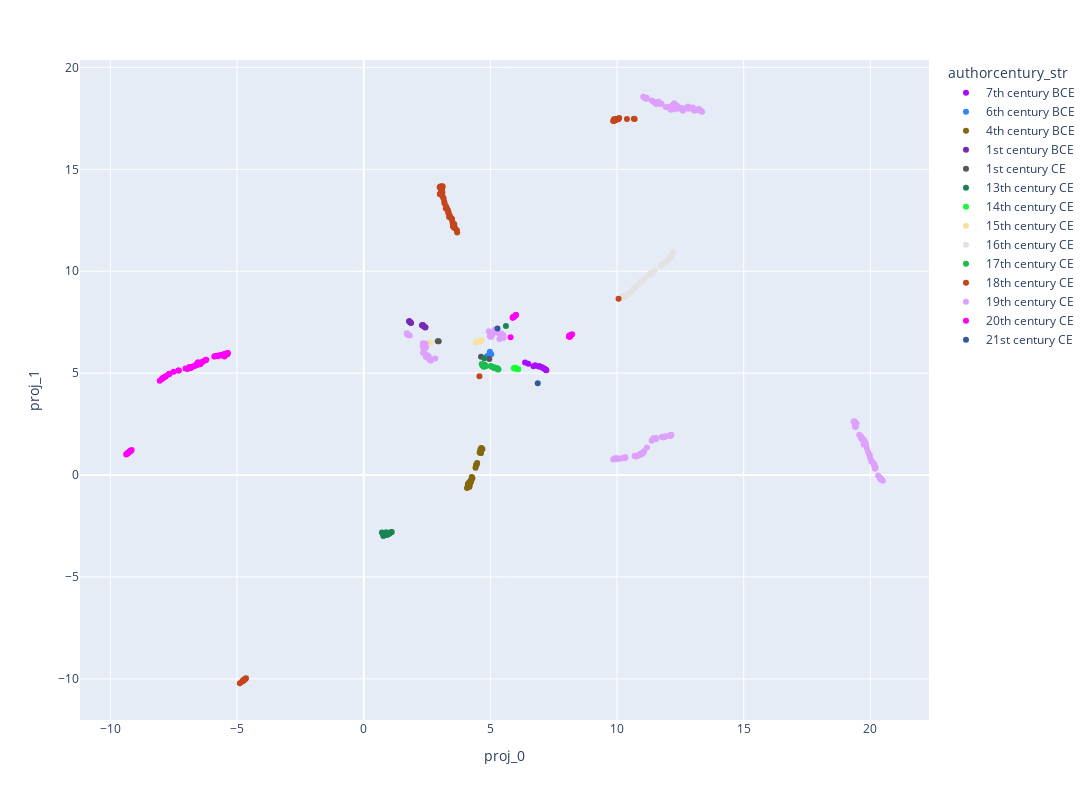

Notebook cell for this chart:
### Code cell
fig = px.scatter(data_frame = library_newtext,
                 x='proj_0',
                 y='proj_1',
                 width=1200,
                 height=800,
                 color= 'authorcentury_str', #library_newtext['authorcentury'].astype('category'),
                 color_discrete_sequence=px.colors.qualitative.Alphabet, #Dark24
                 hover_data= ['title']
                 )

fig.show()

### Figure 1 — Plotly figure (JSON) as saved in the notebook; plotly's stock layout.template omitted (floating-point values rounded to 4 significant figures; data arrays with more than 128 entries replaced by an {"elided": "..."} marker saying what was removed)
{"data": [{"customdata": [["The Iliad"], ["The Odyssey: Rendered into English prose for the use of those who cannot read the original"], ["The Iliad"], ["The Odyssey"], ["The Iliad of Homer: Translated into English Blank Verse by William Cowper"], ["The Odyssey of Homer"], ["The Iliads of Homer: Translated according to the Greek"], ["The Iliad"], ["The Iliad"], ["The Odysseys of Homer, together with the shorter poems"], ["The Iliad"], ["The Odyssey of Homer"], ["The Adventures of Ulysses the Wanderer"], ["Odysseus, the Hero of Ithaca: Adapted from the Third Book of the Primary Schools of Athens, Greece"]], "hovertemplate": "authorcentury_str=7th century BCE<br>proj_0=%{x}<br>proj_1=%{y}<br>title=%{customdata[0]}<extra></extra>", "legendgroup": "7th century BCE", "marker": {"color": "#AA0DFE", "symbol": "circle"}, "mode": "markers", "name": "7th century BCE", "orientation": "v", "showlegend": true, "type": "scatter", "x": [7.21, 6.768, 6.905, 7.075, 7.189, 6.699, 7.192, 7.153, 6.935, 7.113, 6.962, 7.041, 6.496, 6.369], "xaxis": "x", "y": [5.137, 5.392, 5.326, 5.253, 5.159, 5.334, 5.168, 5.202, 5.337, 5.227, 5.326, 5.289, 5.46, 5.52], "yaxis": "y"}, {"customdata": [["The Analects of Confucius (from the Chinese Classics)"], ["The Sayings of Confucius: A New Translation of the Greater Part of the Confucian Analects"], ["The Sayings of Confucius"], ["The Wisdom of Confucius: with Critical and Biographical Sketches"], ["Chinese Literature: Comprising the Analects of Confucius, the Sayings of Mencius, the Shi-King, the Travels of Fâ-Hien, and the Sorrows of Han"]], "hovertemplate": "authorcentury_str=6th century BCE<br>proj_0=%{x}<br>proj_1=%{y}<br>title=%{customdata[0]}<extra></extra>", "legendgroup": "6th century BCE", "marker": {"color": "#3283FE", "symbol": "circle"}, "mode": "markers", "name": "6th century BCE", "orientation": "v", "showlegend": true, "type": "scatter", "x": [4.93, 5.035, 4.876, 4.992, 4.983], "xaxis": "x", "y": [5.884, 5.929, 5.839, 5.992, 6.045], "yaxis": "y"}, {"customdata": [["The Republic"], ["The Republic of Plato"], ["Symposium"], ["Ion"], ["Apology"], ["Euthyphro"], ["Phaedo"], ["Gorgias"], ["Laws"], ["Phaedrus"], ["Theaetetus"], ["Timaeus"], ["Apology, Crito, and Phaedo of Socrates"], ["Meno"], ["Alcibiades I"], ["Sophist"], ["Crito"], ["Parmenides"], ["Statesman"], ["Protagoras"], ["The Republic"], ["Cratylus"], ["Philebus"], ["Menexenus"], ["Critias"], ["Charmides"], ["Lesser Hippias"], ["Laches"], ["Lysis"], ["Euthydemus"], ["Alcibiades II"], ["Eryxias"]], "hovertemplate": "authorcentury_str=4th century BCE<br>proj_0=%{x}<br>proj_1=%{y}<br>title=%{customdata[0]}<extra></extra>", "legendgroup": "4th century BCE", "marker": {"color": "#85660D", "symbol": "circle"}, "mode": "markers", "name": "4th century BCE", "orientation": "v", "showlegend": true, "type": "scatter", "x": [4.077, 4.122, 4.214, 4.684, 4.211, 4.625, 4.214, 4.478, 4.131, 4.194, 4.414, 4.166, 4.285, 4.623, 4.669, 4.445, 4.629, 4.224, 4.289, 4.266, 4.183, 4.112, 4.629, 4.21, 4.226, 4.149, 4.641, 4.647, 4.454, 4.439, 4.606, 4.576], "xaxis": "x", "y": [-0.6316, -0.5661, -0.3401, 1.262, -0.3398, 1.232, -0.353, 0.5922, -0.4681, -0.3614, 0.3612, -0.5839, -0.1263, 1.087, 1.293, 0.4899, 1.081, -0.3426, -0.1675, -0.0977, -0.5249, -0.4331, 1.164, -0.2934, -0.2634, -0.382, 1.331, 1.299, 0.514, 0.4926, 1.251, 1.111], "yaxis": "y"}, {"customdata": [["Cicero's Tusculan Disputations: Also, Treatises On The Nature Of The Gods, And On The Commonwealth"], ["De Officiis"], ["The republic of Cicero: Translated from the Latin; and Accompanied With a Critical and Historical Introduction."], ["The Letters of Cicero, Volume 1: The Whole Extant Correspodence in Chronological Order"], ["Treatises on Friendship and Old Age"], ["Cicero: Letters to Atticus, Vol. 1 of 3"], ["The Academic Questions, Treatise De Finibus, and Tusculan Disputations, of M.T. Cicero, With a Sketch of the Greek Philosophers Mentioned by Cicero"], ["Cicero: Letters to Atticus, Vol. 3 of 3"], ["Academica"], ["Speeches against Catilina"], ["Cicero: Letters to Atticus, Vol. 2 of 3"], ["Cato Maior de Senectute with Introduction and Notes"], ["The Orations of Marcus Tullius Cicero, Volume 4"], ["Letters of Marcus Tullius Cicero"]], "hovertemplate": "authorcentury_str=1st century BCE<br>proj_0=%{x}<br>proj_1=%{y}<br>title=%{customdata[0]}<extra></extra>", "legendgroup": "1st century BCE", "marker": {"color": "#782AB6", "symbol": "circle"}, "mode": "markers", "name": "1st century BCE", "orientation": "v", "showlegend": true, "type": "scatter", "x": [2.3, 1.795, 2.44, 2.34, 2.422, 1.801, 2.33, 1.833, 1.833, 1.869, 1.799, 1.852, 2.347, 2.354], "xaxis": "x", "y": [7.347, 7.553, 7.254, 7.337, 7.238, 7.529, 7.362, 7.497, 7.497, 7.464, 7.548, 7.482, 7.324, 7.319], "yaxis": "y"}, {"customdata": [["Seneca's Morals of a Happy Life, Benefits, Anger and Clemency"], ["L. Annaeus Seneca on Benefits"], ["Apocolocyntosis"], ["Two Tragedies of Seneca: Medea and The Daughters of Troy: Rendered into English Verse"], ["Minor Dialogues, Together With the Dialogue on Clemency"]], "hovertemplate": "authorcentury_str=1st century CE<br>proj_0=%{x}<br>proj_1=%{y}<br>title=%{customdata[0]}<extra></extra>", "legendgroup": "1st century CE", "marker": {"color": "#565656", "symbol": "circle"}, "mode": "markers", "name": "1st century CE", "orientation": "v", "showlegend": true, "type": "scatter", "x": [2.925, 4.632, 4.765, 4.959, 2.961], "xaxis": "x", "y": [6.565, 5.807, 5.409, 5.693, 6.561], "yaxis": "y"}, {"customdata": [["The divine comedy"], ["Divine Comedy, Longfellow's Translation, Hell"], ["The Divine Comedy of Dante Alighieri: The Inferno"], ["Divine Comedy, Longfellow's Translation, Complete"], ["The Divine Comedy by Dante, Illustrated, Purgatory, Complete"], ["The New Life (La Vita Nuova)"], ["The Divine Comedy by Dante, Illustrated, Paradise, Complete"], ["The vision of hell.: By Dante Alighieri.; Translated by Rev. Henry Francis Cary, M.A.; and illustrated with the seventy-five designs of Gustave Doré."], ["Divine Comedy, Cary's Translation, Complete"], ["The Divine Comedy, Volume 1, Hell"], ["Divine Comedy, Longfellow's Translation, Paradise"], ["Divine Comedy, Longfellow's Translation, Purgatory"], ["The Divine Comedy, Volume 3, Paradise"], ["The Divine Comedy, Volume 2, Purgatory"], ["The Banquet (Il Convito)"], ["Divine Comedy, Cary's Translation, Purgatory"], ["Divine Comedy, Cary's Translation, Paradise"], ["Divine Comedy, Cary's Translation, Hell"], ["The Vision of Dante: A story for little children and a talk to their mothers: (Second Edition)"]], "hovertemplate": "authorcentury_str=13th century CE<br>proj_0=%{x}<br>proj_1=%{y}<br>title=%{customdata[0]}<extra></extra>", "legendgroup": "13th century CE", "marker": {"color": "#1C8356", "symbol": "circle"}, "mode": "markers", "name": "13th century CE", "orientation": "v", "showlegend": true, "type": "scatter", "x": [0.7621, 1.1, 0.8369, 1.018, 0.7953, 5.613, 0.8574, 0.7575, 0.7763, 0.907, 1.039, 1.016, 0.9224, 0.9838, 1.099, 0.7174, 0.8861, 0.8515, 4.758], "xaxis": "x", "y": [-2.9, -2.794, -2.893, -2.865, -2.922, 7.319, -2.811, -2.866, -2.99, -2.819, -2.846, -2.851, -2.941, -2.888, -2.789, -2.813, -2.861, -2.877, 5.732], "yaxis": "y"}, {"customdata": [["The Decameron of Giovanni Boccaccio"], ["The Decameron, Volume I"], ["The Decameron, Volume II"], ["The Decameron (Day 1 to Day 5): Containing an hundred pleasant Novels"], ["La Fiammetta"], ["The Decameron (Day 6 to Day 10): Containing an hundred pleasant Novels"]], "hovertemplate": "authorcentury_str=14th century CE<br>proj_0=%{x}<br>proj_1=%{y}<br>title=%{customdata[0]}<extra></extra>", "legendgroup": "14th century CE", "marker": {"color": "#16FF32", "symbol": "circle"}, "mode": "markers", "name": "14th century CE", "orientation": "v", "showlegend": true, "type": "scatter", "x": [5.984, 6.005, 5.923, 6.035, 5.949, 6.103], "xaxis": "x", "y": [5.267, 5.219, 5.244, 5.239, 5.267, 5.194], "yaxis": "y"}, {"customdata": [["The Prince"], ["History of Florence and of the Affairs of Italy: From the Earliest Times to the Death of Lorenzo the Magnificent"], ["The Prince"], ["Discourses on the First Decade of Titus Livius"], ["Machiavelli, Volume I"]], "hovertemplate": "authorcentury_str=15th century CE<br>proj_0=%{x}<br>proj_1=%{y}<br>title=%{customdata[0]}<extra></extra>", "legendgroup": "15th century CE", "marker": {"color": "#F7E1A0", "symbol": "circle"}, "mode": "markers", "name": "15th century CE", "orientation": "v", "showlegend": true, "type": "scatter", "x": [4.644, 4.492, 4.633, 4.428, 2.636], "xaxis": "x", "y": [6.624, 6.529, 6.55, 6.521, 6.508], "yaxis": "y"}, {"customdata": [["Romeo and Juliet"], ["The Complete Works of William Shakespeare"], ["The Tempest: The Works of William Shakespeare [Cambridge Edition] [9 vols.]"], ["Hamlet, Prince of Denmark"], ["Hamlet, Prince of Denmark"], ["Macbeth"], ["The Tragedy of Romeo and Juliet"], ["Othello, the Moor of Venice"], ["A Midsummer Night's Dream"], ["The Merchant of Venice"], ["Shakespeare's Sonnets"], ["Julius Caesar"], ["Measure for Measure: The Works of William Shakespeare [Cambridge Edition] [9 vols.]"], ["Much Ado about Nothing"], ["The Comedy of Errors: The Works of William Shakespeare [Cambridge Edition] [9 vols.]"], ["Twelfth Night; Or, What You Will"], ["Macbeth"], ["The Tragedy of King Lear"], ["As You Like It"], ["Hamlet"], ["Romeo and Juliet"], ["Hamlet"], ["King Richard III"], ["The Taming of the Shrew"], ["The New Hudson Shakespeare: Julius Cæsar"], ["Shakespeare's Tragedy of Romeo and Juliet"], ["Othello"], ["The Winter's Tale"], ["Antony and Cleopatra"], ["The Tragedy of Macbeth"], ["The Taming of the Shrew"], ["The Tempest"], ["The Merry Wives of Windsor: The Works of William Shakespeare [Cambridge Edition] [9 vols.]"], ["King Richard III"], ["Venus and Adonis"], ["The Merchant of Venice"], ["All's Well That Ends Well"], ["King Lear"], ["Julius Caesar"], ["King Henry IV, the First Part"], ["Henry V"], ["Two Gentlemen of Verona: The Works of William Shakespeare [Cambridge Edition] [9 vols.]"], ["Shakespeare's First Folio"], ["The Tragedy of Titus Andronicus"], ["Sir Thomas More"], ["The Life of King Henry V"], ["As You Like It"], ["A Midsummer Night's Dream"], ["Flowers from Shakespeare's Garden: A Posy from the Plays"], ["Twelfth Night"]], "hovertemplate": "authorcentury_str=16th century CE<br>proj_0=%{x}<br>proj_1=%{y}<br>title=%{customdata[0]}<extra></extra>", "legendgroup": "16th century CE", "marker": {"color": "#E2E2E2", "symbol": "circle"}, "mode": "markers", "name": "16th century CE", "orientation": "v", "showlegend": true, "type": "scatter", "x": [10.8, 12.15, 11.74, 11.32, 11.75, 10.75, 11.26, 10.38, 10.78, 10.33, 11.77, 10.22, 11.95, 10.31, 11.49, 10.41, 12.05, 11.25, 10.28, 12.15, 11.31, 11.76, 10.95, 10.54, 11.9, 12.14, 12.02, 10.95, 10.65, 10.94, 10.68, 10.74, 12.05, 11.01, 11.94, 11.99, 10.51, 11.37, 10.29, 11.08, 12.1, 11.32, 12.2, 10.98, 11.39, 11.9, 10.41, 12.03, 10.19, 12.04], "xaxis": "x", "y": [9.305, 10.76, 10.27, 9.866, 10.28, 9.253, 9.813, 8.813, 9.289, 8.813, 10.3, 8.786, 10.48, 8.737, 10.04, 8.857, 10.6, 9.799, 8.739, 10.73, 9.854, 10.29, 9.489, 8.993, 10.43, 10.73, 10.56, 9.483, 9.128, 9.467, 9.173, 9.238, 10.63, 9.547, 10.47, 10.54, 8.949, 9.916, 8.755, 9.63, 10.66, 9.863, 10.93, 9.532, 9.934, 10.43, 8.861, 10.58, 8.673, 10.59], "yaxis": "y"}, {"customdata": [["The Imaginary Invalid"], ["The Middle-Class Gentleman"], ["Tartuffe; Or, The Hypocrite"], ["The Miser"], ["Tartuffe; Or, The Hypocrite"], ["The Flying Doctor: (Le Médecin Volant)"], ["The Pretentious Young Ladies"], ["Amphitryon"], ["The School for Husbands"], ["Sganarelle, or, the Self-Deceived Husband"], ["The Blunderer"], ["Monsieur De Pourceaugnac"], ["The Love-Tiff"], ["The Jealousy of le Barbouillé: (La Jalousie du Barbouillé)"], ["The Magnificent Lovers (Les Amants magnifiques)"], ["The Shopkeeper Turned Gentleman"], ["The Bores: A Comedy in Three Acts"], ["Don Garcia of Navarre; Or, the Jealous Prince. A Heroic Comedy in Five Acts."]], "hovertemplate": "authorcentury_str=17th century CE<br>proj_0=%{x}<br>proj_1=%{y}<br>title=%{customdata[0]}<extra></extra>", "legendgroup": "17th century CE", "marker": {"color": "#1CBE4F", "symbol": "circle"}, "mode": "markers", "name": "17th century CE", "orientation": "v", "showlegend": true, "type": "scatter", "x": [5.28, 4.686, 4.824, 4.744, 4.658, 4.699, 5.297, 4.688, 5.02, 5.222, 5.144, 5.27, 5.143, 4.736, 4.788, 5.175, 5.322, 5.044], "xaxis": "x", "y": [5.215, 5.376, 5.348, 5.346, 5.449, 5.409, 5.185, 5.42, 5.355, 5.236, 5.247, 5.239, 5.275, 5.314, 5.328, 5.281, 5.188, 5.311], "yaxis": "y"}, {"customdata": [["Pride and Prejudice"], ["Emma"], ["Sense and Sensibility"], ["Persuasion"], ["Northanger Abbey"], ["Mansfield Park"], ["Pride and Prejudice"], ["Lady Susan"], ["The Letters of Jane Austen: Selected from the compilation of her great nephew, Edward, Lord Bradbourne"], ["Love and Freindship [sic]"], ["Sense and Sensibility"], ["Pride and Prejudice, a play founded on Jane Austen's novel"], ["The Watsons: By Jane Austen, Concluded by L. Oulton"], ["The Life and Adventures of Robinson Crusoe"], ["A Journal of the Plague Year: Being Observations or Memorials of the Most Remarkable Occurrences, as Well Public as Private, Which Happened in London During the Last Great Visitation in 1665. Written by a Citizen Who Continued All the While in London"], ["A General History of the Pyrates:: from their first rise and settlement in the island of Providence, to the present time"], ["The Fortunes and Misfortunes of the Famous Moll Flanders"], ["The Fortunate Mistress (Parts 1 and 2): or a History of the Life of Mademoiselle de Beleau Known by the Name of the Lady Roxana"], ["The History of the Devil, As Well Ancient as Modern: In Two Parts"], ["The Life and Adventures of Robinson Crusoe (1808)"], ["An Essay Upon Projects"], ["The Complete English Tradesman (1839 ed.)"], ["The Life, Adventures & Piracies of the Famous Captain Singleton"], ["The History of the Pyrates. Vol. II.: Containing the lives of Captain Misson, Captain Bowen, Captain Kidd, Captain Tew, Captain Halsey, Captain White, Captain Condent, Captain Bellamy, Captain Fly, Captain Howard, Captain Lewis, Captain Cornelius, Captain Williams, Captain Burgess, Captain North, and their several crews"], ["The True-Born Englishman: A Satire"], ["The Further Adventures of Robinson Crusoe"], ["The Life and Most Surprising Adventures of Robinson Crusoe, of York, Mariner (1801)"], ["History of the Plague in London"], ["Everybody's Business Is Nobody's Business: Or, Private Abuses, Public Grievances; Exemplified in the Pride, Insolence, and Exorbitant Wages of Our Women, Servants, Footmen, &c."], ["A True Relation of the Apparition of one Mrs. Veal: The Next Day after Her Death, to one Mrs. Bargrave, at Canterbury, the 8th of September, 1705; which Apparition Recommends the Perusal of Drelincourt's Book of Consolations against the Fears of Death"], ["The King of Pirates: Being an Account of the Famous Enterprises of Captain Avery, the Mock King of Madagascar"], ["Robinson Crusoe, Told to the Children by John Lang"], ["Memoirs of a Cavalier: A Military Journal of the Wars in Germany, and the Wars in England.; From the Year 1632 to the Year 1648."], ["The Consolidator; or, Memoirs of Sundry Transactions from the World in the Moon"], ["The Storm: or, a Collection of the most Remarkable Casualties and Disasters which Happen'd in the Late Dreadful Tempest, both by Sea and Land"], ["From London to Land's End: and Two Letters from the \"Journey through England by a Gentleman\""], ["Tour through the Eastern Counties of England, 1722"], ["The History of the Remarkable Life of John Sheppard: Containing a Particular Account of His Many Robberies and Escapes"], ["Military Memoirs of Capt. George Carleton"], ["The Life and Adventures of Robinson Crusoe of York, Mariner, Volume 1: With an Account of His Travels Round Three Parts of the Globe,; Written By Himself, in Two Volumes"], ["Augusta Triumphans: Or, the Way to Make London the Most Flourishing City in the Universe"], ["The History and Remarkable Life of the Truly Honourable Colonel Jacque, Commonly Called Colonel Jack"], ["Atalantis Major"], ["A New Voyage Round the World by a Course Never Sailed Before"], ["An Answer to a Question that Nobody thinks of, viz., But what if the Queen should Die?"], ["The Friendly Daemon, or the Generous Apparition: Being a True Narrative of a Miraculous Cure, Newly Perform'd Upon That Famous Deaf and Dumb Gentleman, Dr. Duncan Campbel, by a Familiar Spirit That Appear'd to Him in a White Surplice, Like a Cathedral Singing Boy"], ["Dickory Cronke: The Dumb Philosopher, or, Great Britain's Wonder"], ["An Appeal to Honour and Justice, Though It Be of His Worst Enemies.: Being A True Account of His Conduct in Public Affairs."], ["An Humble Proposal to the People of England, for the Increase of their Trade, and Encouragement of Their Manufactures: Whether the Present Uncertainty of Affairs Issues in Peace or War"], ["A Short Narrative of the Life and Actions of His Grace John, D. of Marlborogh"], ["The Lay-Man's Sermon upon the Late Storm: Held forth at an Honest Coffee-House-Conventicle"], ["A Vindication of the Press"], ["Second Thoughts are Best: Or a Further Improvement of a Late Scheme to Prevent Street Robberies"], ["A Seasonable Warning and Caution against the Insinuations of Papists and Jacobites in favour of the Pretender: Being a Letter from an Englishman at the Court of Hanover"], ["And What if the Pretender should Come?: Or Some Considerations of the Advantages and Real Consequences of the Pretender's Possessing the Crown of Great Britain"], ["Memoirs of Major Alexander Ramkins (1718)"], ["Reasons Against the Succession of the House of Hanover: With an Enquiry How Far the Abdication of King James, Supposing It to Be Legal, Ought to Affect the Person of the Pretender"], ["The Storm. An Essay."], ["The Declaration of Independence of the United States of America"], ["Memoir, Correspondence, and Miscellanies, From the Papers of Thomas Jefferson, Volume 1"], ["The Writings of Thomas Jefferson, Vol. 1 (of 9): Being His Autobiography, Correspondence, Reports, Messages, Addresses, and Other Writings, Official and Private"], ["Memoir, Correspondence, and Miscellanies, From the Papers of Thomas Jefferson, Volume 2"], ["The Declaration of Independence of The United States of America"], ["United States Declaration of Independence"], ["The Writings of Thomas Jefferson: Library Edition - Vol. 6 (of 20)"], ["Memoir, Correspondence, and Miscellanies, From the Papers of Thomas Jefferson, Volume 3"], ["The Writings of Thomas Jefferson, Vol. 7 (of 9): Being His Autobiography, Correspondence, Reports, Messages, Addresses, and Other Writings, Official and Private"], ["The Writings of Thomas Jefferson, Vol. 8 (of 9): Being His Autobiography, Correspondence, Reports, Messages, Addresses, and Other Writings, Official and Private"], ["Memoir, Correspondence, and Miscellanies, From the Papers of Thomas Jefferson, Volume 4"], ["The Writings of Thomas Jefferson, Vol. 3 (of 9): Being His Autobiography, Correspondence, Reports, Messages, Addresses, and Other Writings, Official and Private"], ["The Writings of Thomas Jefferson, Vol. 2 (of 9): Being His Autobiography, Correspondence, Reports, Messages, Addresses, and Other Writings, Official and Private"], ["The Writings of Thomas Jefferson, Vol. 6 (of 9): Being His Autobiography, Correspondence, Reports, Messages, Addresses, and Other Writings, Official and Private"], ["The Writings of Thomas Jefferson, Vol. 4 (of 9): Being His Autobiography, Correspondence, Reports, Messages, Addresses, and Other Writings, Official and Private"], ["The Writings of Thomas Jefferson, Vol. 9 (of 9): Being His Autobiography, Correspondence, Reports, Messages, Addresses, and Other Writings, Official and Private"], ["State of the Union Addresses"], ["The Writings of Thomas Jefferson, Vol. 5 (of 9): Being His Autobiography, Correspondence, Reports, Messages, Addresses, and Other Writings, Official and Private"]], "hovertemplate": "authorcentury_str=18th century CE<br>proj_0=%{x}<br>proj_1=%{y}<br>title=%{customdata[0]}<extra></extra>", "legendgroup": "18th century CE", "marker": {"color": "#C4451C", "symbol": "circle"}, "mode": "markers", "name": "18th century CE", "orientation": "v", "showlegend": true, "type": "scatter", "x": [-4.678, -4.715, -4.743, -4.796, -4.705, -4.692, -4.754, -4.79, -4.887, -4.647, -4.739, -4.731, -4.756, 3.0, 3.155, 3.033, 3.051, 3.523, 3.087, 3.046, 3.023, 3.276, 3.062, 3.099, 3.264, 3.006, 3.027, 3.105, 3.371, 3.687, 3.402, 3.679, 3.126, 3.18, 3.115, 3.047, 3.082, 3.324, 3.084, 3.1, 3.253, 3.088, 3.341, 3.016, 3.568, 3.464, 3.472, 3.479, 3.523, 3.194, 3.504, 3.24, 3.576, 3.579, 3.581, 3.351, 3.601, 3.535, 10.69, 9.94, 9.853, 9.902, 10.06, 4.568, 10.39, 10.01, 9.88, 9.94, 9.923, 9.902, 10.08, 9.855, 9.987, 9.946, 10.67, 10.05], "xaxis": "x", "y": [-10.0, -10.04, -10.07, -10.12, -10.03, -10.02, -10.08, -10.11, -10.21, -9.972, -10.06, -10.06, -10.08, 14.12, 13.57, 14.14, 14.04, 12.22, 14.0, 14.1, 14.1, 13.09, 13.87, 14.09, 13.08, 13.79, 14.16, 13.86, 12.67, 11.9, 12.72, 12.01, 13.64, 13.4, 14.16, 13.77, 13.8, 12.99, 14.09, 14.17, 13.17, 14.08, 12.86, 13.78, 12.17, 12.57, 12.58, 12.55, 12.28, 13.32, 12.41, 13.08, 12.3, 12.15, 12.15, 12.89, 12.11, 12.18, 17.47, 17.42, 17.38, 17.39, 8.652, 4.852, 17.47, 17.47, 17.46, 17.47, 17.43, 17.4, 17.52, 17.38, 17.47, 17.42, 17.48, 17.46], "yaxis": "y"}, {"customdata": {"elided": "200x1 str values"}, "hovertemplate": "authorcentury_str=19th century CE<br>proj_0=%{x}<br>proj_1=%{y}<br>title=%{customdata[0]}<extra></extra>", "legendgroup": "19th century CE", "marker": {"color": "#DEA0FD", "symbol": "circle"}, "mode": "markers", "name": "19th century CE", "orientation": "v", "showlegend": true, "type": "scatter", "x": {"elided": "200 float values"}, "xaxis": "x", "y": {"elided": "200 float values"}, "yaxis": "y"}, {"customdata": [["The River War: An Account of the Reconquest of the Sudan"], ["The World Crisis, Volume 1 (of 6)"], ["My African Journey"], ["The Crossing"], ["The Crisis — Complete"], ["A Far Country — Complete"], ["London to Ladysmith via Pretoria"], ["Liberalism and the Social Problem"], ["Coniston — Complete"], ["Lord Randolph Churchill"], ["Richard Carvel — Complete"], ["Savrola: A Tale of the Revolution in Laurania"], ["The Dwelling Place of Light — Complete"], ["A Modern Chronicle — Complete"], ["The Inside of the Cup — Complete"], ["A Traveller in War-Time"], ["The Celebrity, Complete"], ["The Crisis — Volume 01"], ["Mr. Crewe's Career — Complete"], ["Ian Hamilton's March"], ["An essay on the American contribution and the democratic idea"], ["A Far Country — Volume 3"], ["The Crisis — Volume 02"], ["The Dwelling Place of Light — Volume 1"], ["Coniston — Volume 03"], ["The Crisis — Volume 04"], ["Dr. Jonathan"], ["Richard Carvel — Volume 02"], ["The Crisis — Volume 03"], ["Mr. Crewe's Career — Volume 1"], ["The Crisis — Volume 05"], ["The Crisis — Volume 06"], ["Mr. Keegan's Elopement"], ["The Inside of the Cup — Volume 02"], ["The Inside of the Cup — Volume 07"], ["The Crisis — Volume 08"], ["Coniston — Volume 01"], ["Coniston — Volume 02"], ["The Celebrity, Volume 04"], ["The Crisis — Volume 07"], ["Mr. Crewe's Career — Volume 3"], ["A Far Country — Volume 2"], ["Coniston — Volume 04"], ["The Inside of the Cup — Volume 04"], ["The Celebrity, Volume 01"], ["The Inside of the Cup — Volume 01"], ["The Inside of the Cup — Volume 03"], ["Richard Carvel — Volume 07"], ["A Modern Chronicle — Volume 01"], ["A Modern Chronicle — Volume 02"], ["The Eyes Have It"], ["Prize ship"], ["Second Variety"], ["The Hanging Stranger"], ["Beyond Lies the Wub"], ["The Defenders"], ["The Variable Man"], ["The Skull"], ["Mr. Spaceship"], ["Piper in the Woods"], ["The Crystal Crypt"], ["Beyond the Door"], ["The Gun"], ["Tony and the Beetles"], ["Crome Yellow"], ["On the Margin: Notes and Essays"], ["Mortal Coils"], ["Limbo"], ["Antic Hay"], ["The Burning Wheel"], ["Little Mexican & Other Stories"], ["Leda"], ["The Defeat of Youth, and Other Poems"], ["Selected Poems"], ["Jonah: Christmas 1917"], ["The call of Cthulhu"], ["The lurking fear"], ["The Dunwich Horror"], ["The colour out of space"], ["The Shunned House"], ["Writings in the United Amateur, 1915-1922"], ["The festival"], ["He"]], "hovertemplate": "authorcentury_str=20th century CE<br>proj_0=%{x}<br>proj_1=%{y}<br>title=%{customdata[0]}<extra></extra>", "legendgroup": "20th century CE", "marker": {"color": "#FE00FA", "symbol": "circle"}, "mode": "markers", "name": "20th century CE", "orientation": "v", "showlegend": true, "type": "scatter", "x": [-5.689, -5.499, -5.377, -5.364, -6.399, -5.384, -5.878, -5.426, -7.686, -5.423, -5.49, -6.577, -5.59, -7.034, -6.27, -5.382, -7.296, -6.812, -6.584, -5.814, -5.897, -5.407, -6.952, -5.768, -7.927, -6.795, -8.051, -6.541, -6.826, -6.887, -6.604, -6.368, -7.969, -6.454, -6.745, -6.674, -7.811, -7.818, -7.503, -6.824, -7.317, -5.649, -7.684, -6.212, -7.662, -6.604, -6.53, -6.254, -7.893, -7.946, -9.313, -9.203, -9.296, -9.308, -9.16, -9.292, -9.234, -9.348, -9.242, -9.205, -9.375, -9.194, -9.341, -9.217, 8.143, 8.14, 8.177, 8.104, 8.156, 8.107, 8.225, 8.17, 8.136, 8.139, 5.798, 6.007, 5.906, 5.936, 5.904, 6.011, 5.958, 5.879, 5.885], "xaxis": "x", "y": [5.883, 5.816, 5.983, 5.993, 5.516, 5.936, 5.824, 5.914, 4.957, 5.917, 5.953, 5.456, 5.906, 5.23, 5.618, 5.923, 5.135, 5.287, 5.448, 5.849, 5.822, 5.926, 5.201, 5.832, 4.758, 5.296, 4.632, 5.536, 5.26, 5.3, 5.404, 5.558, 4.715, 5.442, 5.33, 5.354, 4.845, 4.84, 5.07, 5.269, 5.125, 5.872, 4.948, 5.663, 4.965, 5.388, 5.424, 5.634, 4.785, 4.738, 1.078, 1.188, 1.095, 1.083, 1.233, 1.099, 1.157, 1.042, 1.149, 1.186, 1.015, 1.197, 1.05, 1.174, 6.834, 6.792, 6.876, 6.789, 6.851, 6.836, 6.911, 6.853, 6.847, 6.831, 6.756, 7.855, 7.753, 7.782, 7.748, 7.856, 7.797, 7.721, 7.73], "yaxis": "y"}, {"customdata": [["Lambda"], ["Deathway"]], "hovertemplate": "authorcentury_str=21st century CE<br>proj_0=%{x}<br>proj_1=%{y}<br>title=%{customdata[0]}<extra></extra>", "legendgroup": "21st century CE", "marker": {"color": "#325A9B", "symbol": "circle"}, "mode": "markers", "name": "21st century CE", "orientation": "v", "showlegend": true, "type": "scatter", "x": [6.87, 5.282], "xaxis": "x", "y": [4.504, 7.189], "yaxis": "y"}], "layout": {"height": 800, "legend": {"title": {"text": "authorcentury_str"}, "tracegroupgap": 0}, "margin": {"t": 60}, "width": 1200, "xaxis": {"anchor": "y", "domain": [0, 1], "title": {"text": "proj_0"}}, "yaxis": {"anchor": "x", "domain": [0, 1], "title": {"text": "proj_1"}}}}
